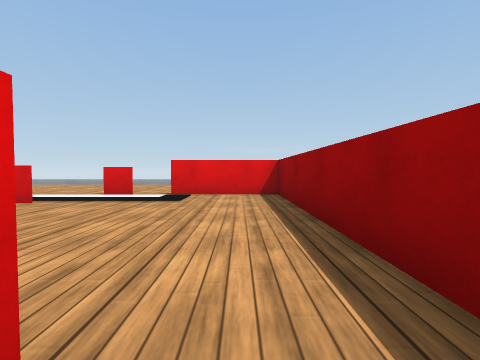
[1] (above)

16 first-person views from a walk through a Webots world. The camera is 0.25 m above the floor, tilts 2° down and sees 85° across. The floor is counted in squares, 0.5 m on a side. Each view is taken from the middle of a square. On the plan, view 1 faces up. The plan holds only what a view shows up to about 9 squares ahead; the rest is blank. The robots in the file are not drawn. Simple shapes and patterns stand in for the simulator's stock objects.

[2]
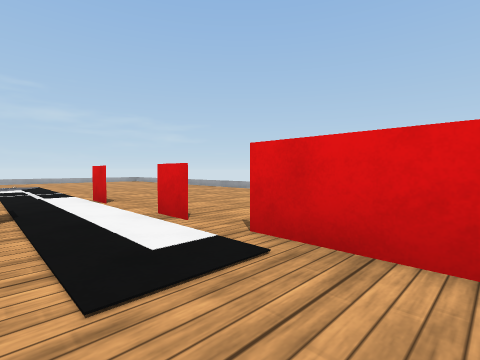

[3]
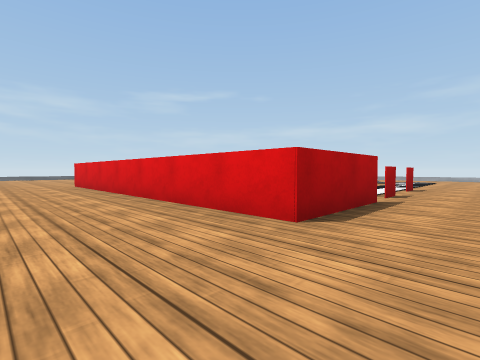

[4]
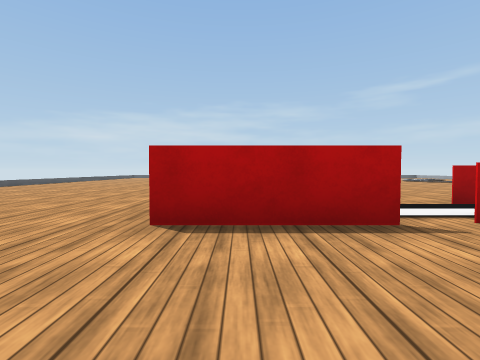

[5]
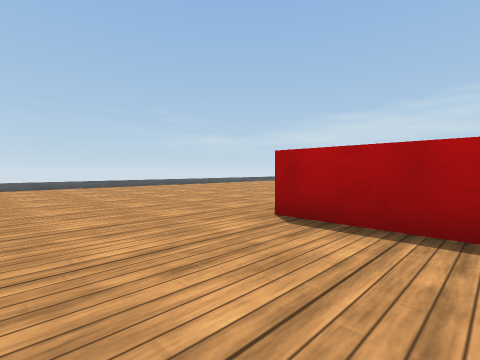

[6]
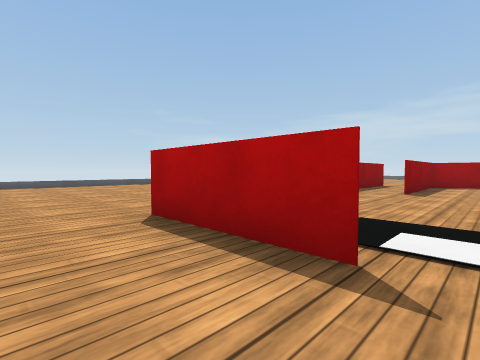

[7]
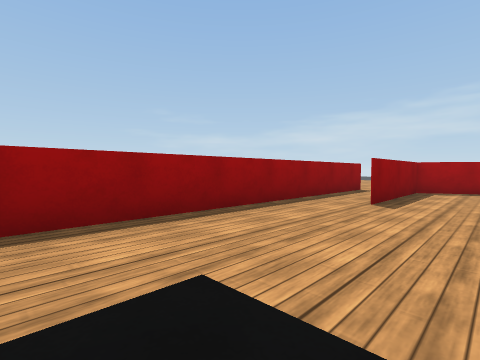

[8]
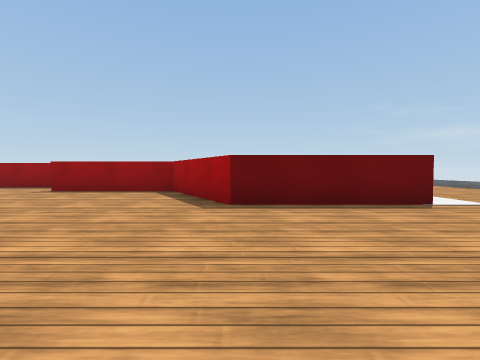

[9]
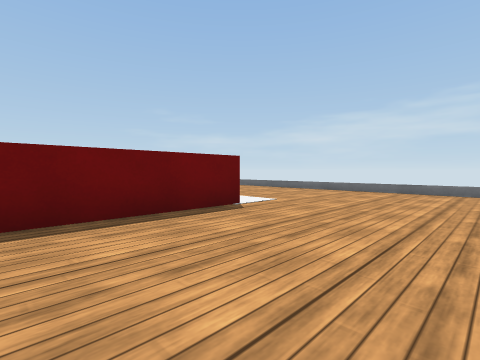

[10]
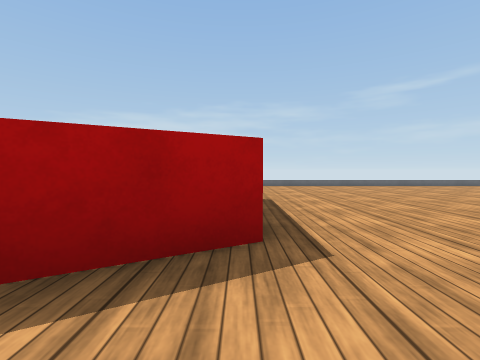

[11]
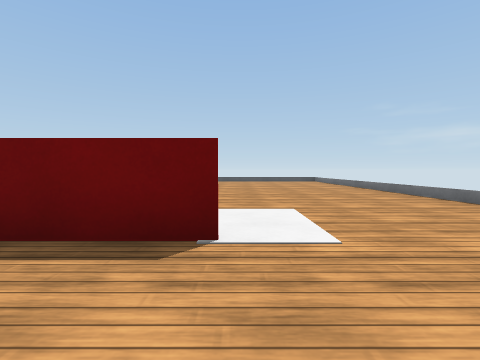

[12]
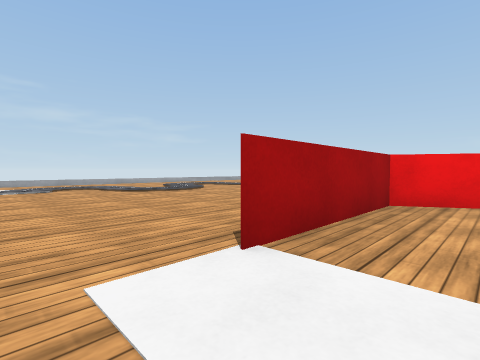

[13]
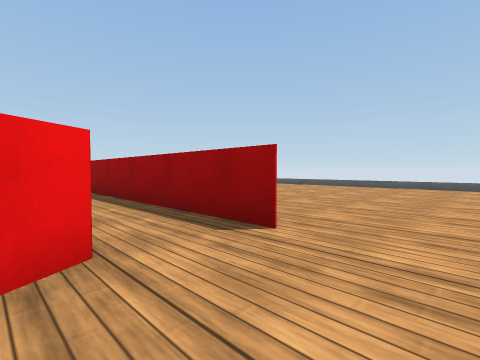

[14]
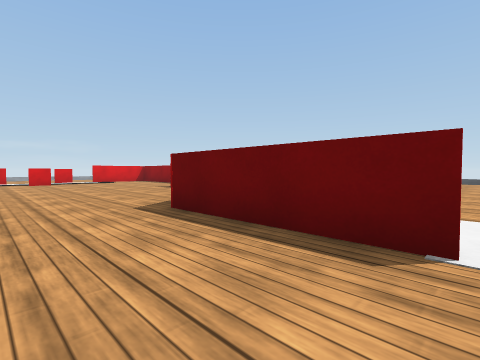

[15]
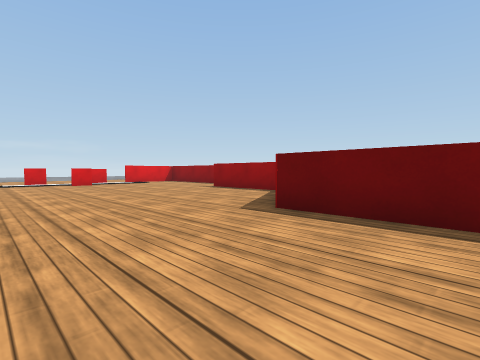

[16]
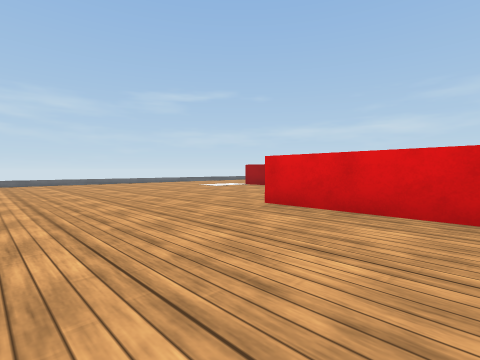

### Floor plan
Points are (right, up) in squares from view 1. A wall is a line through its corners. A room is listed if a view was taken in it or the views show most of it. See-through windows are left out.
Room 1 (views 1, 2, 3, 4, 5, 6, 7, 8, 9, 10, 11, 12, 13, 14, 15, 16)
walls: (-0.5, -2.3) (-3.2, -3.9) (-0.6, -2.3) (-0.6, 0.8); (0.8, -2.6) (0.8, 5.6) (0.8, -2.6); (-1.5, 5.6) (0.8, 5.6) (-1.5, 5.6)
low walls: (-5, 9.4) (-7.2, 9.4); (-12.5, -5.8) (-12.5, -7.6); (7.5, -3.8) (7.5, 0.2); (7.5, 3.8) (7.5, 7.8); (-10.9, -10.6) (4, -10.6)
objects: red box (-5, 5); red box (-4, 4); red box (-3, -6) to (-3, -5); red box (-3, 6)

Positions as (right, up) in squares from view 1, and headings:
1: (0, 0), facing up
2: (0, 4), facing up-left
3: (3, 7), facing down-left
4: (0, 8), facing down
5: (-1, 8), facing down-right
6: (-2, 7), facing down-right
7: (-2, 5), facing down-right
8: (-7, -4), facing right
9: (-6, -4), facing down-right
10: (-3, -2), facing down
11: (-5, -7), facing right
12: (-2, -8), facing up-left
13: (-1, -4), facing up-right
14: (-5, -7), facing up-right
15: (-6, -6), facing up-right
16: (4, 0), facing down-left
